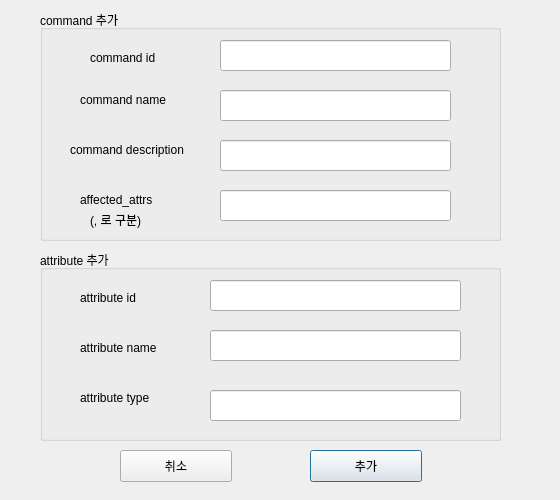
<?xml version="1.0" encoding="UTF-8"?>
<ui version="4.0">
 <class>Dialog</class>
 <widget class="QDialog" name="Dialog">
  <property name="geometry">
   <rect>
    <x>0</x>
    <y>0</y>
    <width>560</width>
    <height>500</height>
   </rect>
  </property>
  <property name="windowTitle">
   <string>Dialog</string>
  </property>
  <widget class="QPushButton" name="pushButton_add">
   <property name="geometry">
    <rect>
     <x>310</x>
     <y>450</y>
     <width>112</width>
     <height>32</height>
    </rect>
   </property>
   <property name="text">
    <string>추가</string>
   </property>
  </widget>
  <widget class="QPushButton" name="pushButton_cancel">
   <property name="geometry">
    <rect>
     <x>120</x>
     <y>450</y>
     <width>112</width>
     <height>32</height>
    </rect>
   </property>
   <property name="text">
    <string>취소</string>
   </property>
  </widget>
  <widget class="QGroupBox" name="groupBox_attr">
   <property name="geometry">
    <rect>
     <x>40</x>
     <y>250</y>
     <width>461</width>
     <height>191</height>
    </rect>
   </property>
   <property name="title">
    <string>attribute 추가</string>
   </property>
   <widget class="QLineEdit" name="lineEdit_attr_id">
    <property name="geometry">
     <rect>
      <x>170</x>
      <y>30</y>
      <width>251</width>
      <height>31</height>
     </rect>
    </property>
   </widget>
   <widget class="QLineEdit" name="lineEdit_attr_name">
    <property name="geometry">
     <rect>
      <x>170</x>
      <y>80</y>
      <width>251</width>
      <height>31</height>
     </rect>
    </property>
   </widget>
   <widget class="QLineEdit" name="lineEdit_attr_type">
    <property name="geometry">
     <rect>
      <x>170</x>
      <y>140</y>
      <width>251</width>
      <height>31</height>
     </rect>
    </property>
   </widget>
   <widget class="QLabel" name="label">
    <property name="geometry">
     <rect>
      <x>40</x>
      <y>40</y>
      <width>101</width>
      <height>16</height>
     </rect>
    </property>
    <property name="text">
     <string>attribute id</string>
    </property>
   </widget>
   <widget class="QLabel" name="label_2">
    <property name="geometry">
     <rect>
      <x>40</x>
      <y>90</y>
      <width>101</width>
      <height>16</height>
     </rect>
    </property>
    <property name="text">
     <string>attribute name</string>
    </property>
   </widget>
   <widget class="QLabel" name="label_3">
    <property name="geometry">
     <rect>
      <x>40</x>
      <y>140</y>
      <width>101</width>
      <height>16</height>
     </rect>
    </property>
    <property name="text">
     <string>attribute type</string>
    </property>
   </widget>
  </widget>
  <widget class="QGroupBox" name="groupBox_cmd">
   <property name="geometry">
    <rect>
     <x>40</x>
     <y>10</y>
     <width>461</width>
     <height>231</height>
    </rect>
   </property>
   <property name="title">
    <string>command 추가</string>
   </property>
   <widget class="QLineEdit" name="lineEdit_cmd_id">
    <property name="geometry">
     <rect>
      <x>180</x>
      <y>30</y>
      <width>231</width>
      <height>31</height>
     </rect>
    </property>
   </widget>
   <widget class="QLabel" name="label_4">
    <property name="geometry">
     <rect>
      <x>50</x>
      <y>40</y>
      <width>101</width>
      <height>16</height>
     </rect>
    </property>
    <property name="text">
     <string>command id</string>
    </property>
   </widget>
   <widget class="QLabel" name="label_5">
    <property name="geometry">
     <rect>
      <x>40</x>
      <y>80</y>
      <width>131</width>
      <height>20</height>
     </rect>
    </property>
    <property name="text">
     <string>command name</string>
    </property>
   </widget>
   <widget class="QLineEdit" name="lineEdit_cmd_desc">
    <property name="geometry">
     <rect>
      <x>180</x>
      <y>130</y>
      <width>231</width>
      <height>31</height>
     </rect>
    </property>
   </widget>
   <widget class="QLabel" name="label_6">
    <property name="geometry">
     <rect>
      <x>30</x>
      <y>130</y>
      <width>131</width>
      <height>20</height>
     </rect>
    </property>
    <property name="text">
     <string>command description</string>
    </property>
   </widget>
   <widget class="QLabel" name="label_7">
    <property name="geometry">
     <rect>
      <x>40</x>
      <y>180</y>
      <width>131</width>
      <height>20</height>
     </rect>
    </property>
    <property name="text">
     <string>affected_attrs</string>
    </property>
   </widget>
   <widget class="QLabel" name="label_8">
    <property name="geometry">
     <rect>
      <x>50</x>
      <y>200</y>
      <width>131</width>
      <height>20</height>
     </rect>
    </property>
    <property name="text">
     <string>(, 로 구분)</string>
    </property>
   </widget>
   <widget class="QLineEdit" name="lineEdit_cmd_name">
    <property name="geometry">
     <rect>
      <x>180</x>
      <y>80</y>
      <width>231</width>
      <height>31</height>
     </rect>
    </property>
   </widget>
   <widget class="QLineEdit" name="lineEdit_cmd_affected_attrs">
    <property name="geometry">
     <rect>
      <x>180</x>
      <y>180</y>
      <width>231</width>
      <height>31</height>
     </rect>
    </property>
   </widget>
  </widget>
 </widget>
 <resources/>
 <connections/>
</ui>
